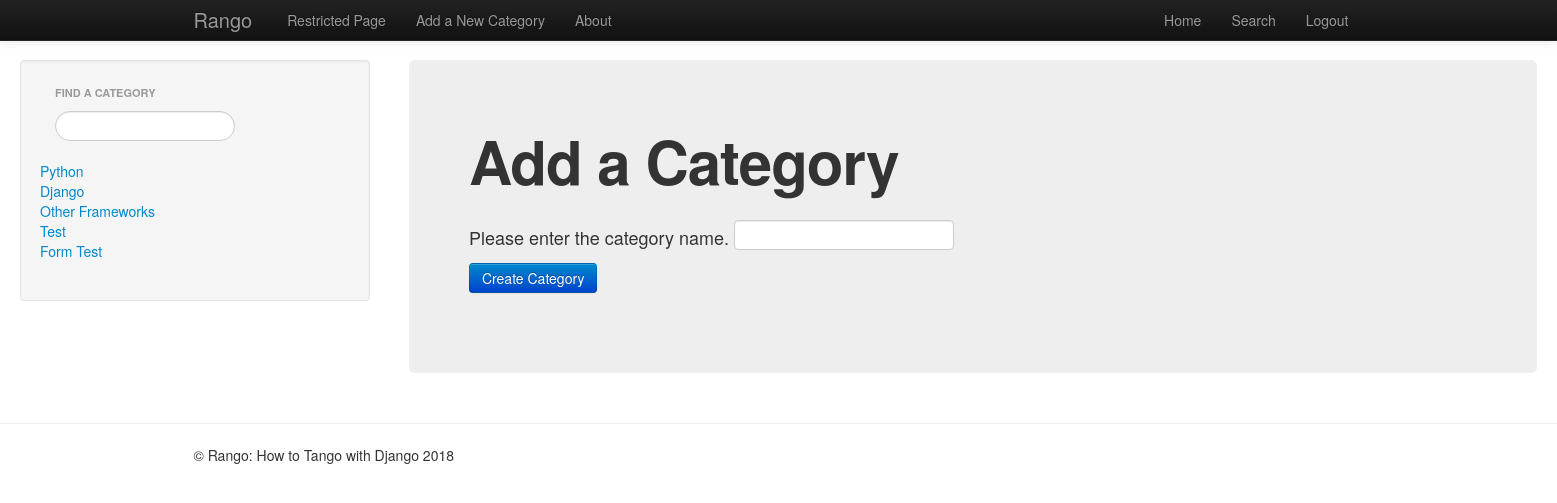
Page /rango/add_category/ (signed in) on the committed database.
### rango/models.py (models this page shows, shortened)
class Category(models.Model):
    name = models.CharField(max_length=128, unique=True)
    views = models.IntegerField(default=0)
    likes = models.IntegerField(default=0)
    slug = models.SlugField()

### rango/views.py (the view)
@login_required
def add_category(request):
    if request.method == 'POST':
        form = CategoryForm(request.POST)
        if form.is_valid():
            form.save(commit=True)
            return index(request)
        else:
            print(form.errors)
    else:
        form = CategoryForm()
    return render(request, 'rango/add_category.html', {'form': form})

### rango/forms.py
class CategoryForm(forms.ModelForm):
    name = forms.CharField(max_length=128, help_text="Please enter the category name.")
    views = forms.IntegerField(widget=forms.HiddenInput(), initial=0)
    likes = forms.IntegerField(widget=forms.HiddenInput(), initial=0)
    slug = forms.CharField(widget=forms.HiddenInput(), required=False)
    class Meta:
        model = Category
        fields = ('name',)

### rango/templatetags/rango_extras.py (called while the page is built)
@register.inclusion_tag('rango/cats.html')
def get_category_list(cat=None):
    return {'cats': Category.objects.all(), 'act_cat': cat}

### templates/rango/add_category.html (shortened to what this page needs)
{% extends 'base.html' %}
{% load staticfiles %}
{% block body_block %}
<div class="hero-unit">
    <h1>Add a Category</h1>
    <br />
    <div class="container">
    <form class="span6" id="category_form" method="post" action="/rango/add_category/">
      {% for field in form.visible_fields %}
        {{ field.help_text }}
        {{ field }}
      {% endfor %}
      <br />
      <button class="btn btn-primary" type="submit" name="submit">Create Category</button>
    </form>
  </div>
</div>
{% endblock %}

### templates/rango/cats.html
<ul class="nav nav-sidebar">
{% if cats %}
  {% for c in cats %}
    <li><a href="{% url 'category' c.slug %}">{{ c.name }}</a></li>
  {% endfor %}
{% else %}
  <li><strong>There are no categories present.</strong></li>
{% endif %}
</ul>

### rows in the picture
Category: name "Python"
Category: name "Django"
Category: name "Other Frameworks"
Category: name "Test"
Category: name "Form Test"

### other values in the picture
{{ field.help_text }} "Please enter the category name."
